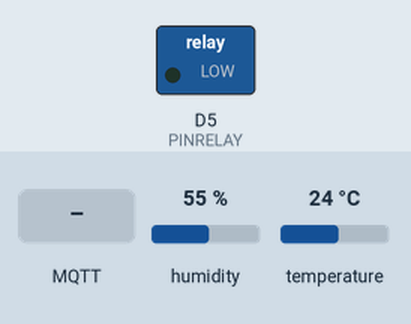
This sketch was run on a simulated ESP8266 (NodeMCU). Parts: switched loads named in the sketch (green lamp = pin HIGH). The inputs (shaded band) are chosen by the test bench; at power-on: humidity 55 %, temperature 24 °C. WiFi joins after 1.5 s; servers stay silent unless stated; random numbers use the default seed unless the sketch sets one; no MQTT or app messages arrive unless stated; what the sketch prints to the serial monitor is not drawn.

Above: at 2.7 s.
2.8 s: MQTT message "ON" arrives on the first subscribed topic
At 4.0 s:
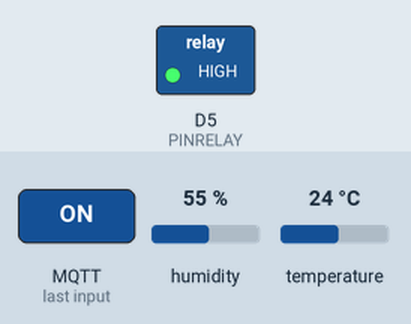
4.3 s: MQTT message "OFF" arrives on the first subscribed topic
At 5.4 s:
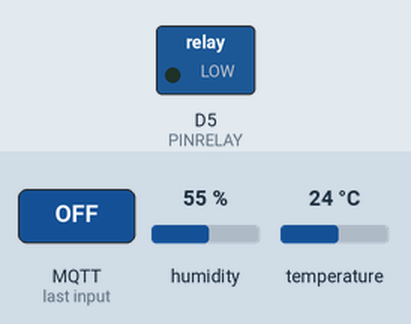
Timing chart, 0 to 7.3 s (numbered marks = the images above; inputs shaded):
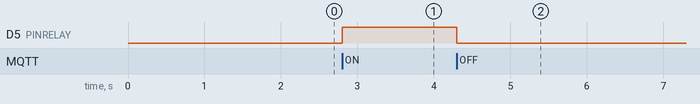

Measured:
- after the input at 2.8 s, D5 (PINRELAY): LOW → HIGH at once
- after the input at 4.3 s, D5 (PINRELAY): HIGH → LOW at once

The sketch:

ESP_TO_DASHBOARD.ino
```cpp
#include <PubSubClient.h>
#include <DHT.h>
#include <ESP8266WiFi.h>

#define DHTPIN D7// Digital pin connected to the DHT sensor
#define PINRELAY D5// Digital pin untuk mengontrol relay

#define DHTTYPE DHT11

const char* ssid = "BACKBURNER";
const char* password = "BandungBondowoso";
const char* mqtt_server = "broker.hivemq.com";

WiFiClient espClient;
PubSubClient client(espClient);
unsigned long lastMsg = 0;
#define MSG_BUFFER_SIZE	(50)
char msg[MSG_BUFFER_SIZE];
int value = 0;

DHT dht(DHTPIN, DHTTYPE);

void setup_wifi() {

  delay(10);
  // We start by connecting to a WiFi network
  Serial.println();
  Serial.print("Connecting to ");
  Serial.println(ssid);

  WiFi.mode(WIFI_STA);
  WiFi.begin(ssid, password);

  while (WiFi.status() != WL_CONNECTED) {
    delay(500);
    Serial.print(".");
  }

  randomSeed(micros());

  Serial.println("");
  Serial.println("WiFi connected");
  Serial.println("IP address: ");
  Serial.println(WiFi.localIP());
}

void callback(char* topic, byte* payload, unsigned int length) {
  Serial.print("Message arrived [");
  Serial.print(topic);
  Serial.print("] ");
  String pesan = "";
  String topikMasuk = String(topic);
  // untuk membaca charnya apa messagenya karena di c++ itu dia gabisa berupa string
  for (int i = 0; i < length; i++) {
    pesan += (char)payload[i];
  }
  Serial.print("pesan masuk: " + pesan);
  Serial.println();

  // if else jika on relay high dan sebaliknya
  if (pesan == "ON"){
    digitalWrite(PINRELAY, HIGH);
  }
  else if(pesan == "OFF"){
    digitalWrite(PINRELAY, LOW);
  }
  // mendapatkan pesan dari request semisal di dapati pin d5 sedang high maka dikirimlah on ke mqtt dan sebaliknya
  if (strcmp(topic, "iot/esp32/relay/status") == 0){
    if(pesan == "REQUEST"){
      int kondisiSekarang = digitalRead(PINRELAY);
      if(kondisiSekarang == HIGH){
        client.publish("iot/esp32/relay/status", "ON");
      }
      else{
        client.publish("iot/esp32/relay/status", "OFF");
      }
    }
  }

}

void reconnect() {
  // Loop until we're reconnected
  while (!client.connected()) {
    Serial.print("Attempting MQTT connection...");
    // Create a random client ID
    String clientId = "ESP8266Client-";
    clientId += String(random(0xffff), HEX);
    // Attempt to connect
    if (client.connect(clientId.c_str())) {
      Serial.println("connected");
      // Once connected, publish an announcement...
      client.publish("iot/esp32/dht11", "hello world");
      // subscribe ke relay untuk mendapat info dari javascript klo relay harus on
      client.subscribe("iot/esp32/relay");
      // tambahan subscribe ke iot esp32 status
      client.subscribe("iot/esp32/relay/status");
    } else {
      Serial.print("failed, rc=");
      Serial.print(client.state());
      Serial.println(" failed connect to mqtt, try again in 5 seconds");
      // Wait 5 seconds before retrying
      delay(5000);
    }
  }
}


void setup() {
  Serial.begin(115200);
  setup_wifi();
  dht.begin();
  client.setServer(mqtt_server, 1883);
  client.setCallback(callback);
  pinMode(PINRELAY, OUTPUT);
  digitalWrite(PINRELAY, LOW);
}

void loop() {
  if (!client.connected()) {
    reconnect();
  }
  client.loop();

  unsigned long now = millis();
  if (now - lastMsg > 5000) {
    lastMsg = now;
    float h = dht.readHumidity();
    // Read temperature as Celsius (the default)
    float t = dht.readTemperature();

    // membuat String untuk format JSON jadi agar nanti 1 Topic saja

    // Check if any reads failed and exit early (to try again).
    if (isnan(h) || isnan(t)) {
      Serial.println(F("Failed to read from DHT sensor!"));
      return;
    }
    // untuk membaca suhu dan merubahnya dalam bentuk string
    String suhuString = String(t);
    // untuk membaca kelembapan dan merubahnya dalam bentruk string
    String humidityString = String(h);

    String pesanJson = "{\"suhu\":" + String(t) + ",\"hum\":" + String(h) +"}";

      ++value;
      // snprintf (msg, MSG_BUFFER_SIZE, "hello world #%ld", value);
      Serial.println("Publish message: ");
      Serial.println("suhu: " + suhuString);
      Serial.println("Humidity: " + humidityString);

      client.publish("iot/esp32/dht11/data", pesanJson.c_str());
      // ada update menggunakan 1 client.publish saja (menghemat topic)
      // client.publish("iot/esp32/dht11/suhu", suhuString.c_str());
      // client.publish("iot/esp32/dht11/hum",humidityString.c_str());
  }

}
```
